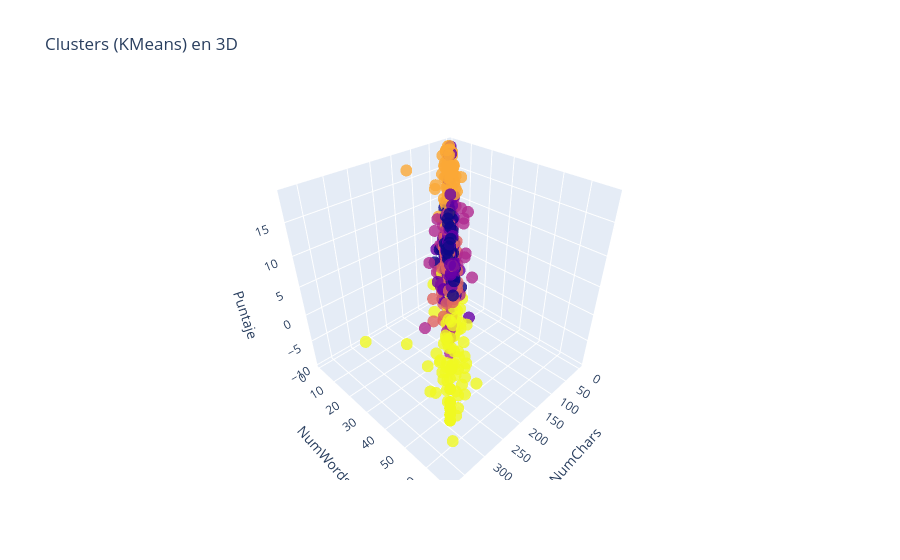

Notebook source saved alongside this figure:
### Code cell
import plotly as py

import plotly.graph_objs as go

# Usamos las columnas numéricas del clustering real: 'NumChars', 'NumWords', 'Puntaje'
labels = means_k.labels_

trace1 = go.Scatter3d(
    x=df_sin_outliers['NumChars'],
    y=df_sin_outliers['NumWords'],
    z=df_sin_outliers['Puntaje'],
    mode='markers',
    marker=dict(
        color=labels,
        size=7,
        opacity=0.8,
        line=dict(width=0)
    )
)

layout = go.Layout(
    title='Clusters (KMeans) en 3D',
    scene=dict(
        xaxis=dict(title='NumChars'),
        yaxis=dict(title='NumWords'),
        zaxis=dict(title='Puntaje')
    )
)

fig = go.Figure(data=[trace1], layout=layout)
py.offline.iplot(fig)

### Figure 1 — Plotly figure (JSON) as saved in the notebook; plotly's stock layout.template omitted (floating-point values rounded to 4 significant figures; data arrays with more than 128 entries replaced by an {"elided": "..."} marker saying what was removed)
{"data": [{"marker": {"color": {"elided": "816 int values"}, "line": {"width": 0}, "opacity": 0.8, "size": 7}, "mode": "markers", "type": "scatter3d", "x": {"elided": "816 float values"}, "y": {"elided": "816 int values"}, "z": {"elided": "816 float values"}}], "layout": {"scene": {"xaxis": {"title": {"text": "NumChars"}}, "yaxis": {"title": {"text": "NumWords"}}, "zaxis": {"title": {"text": "Puntaje"}}}, "title": {"text": "Clusters (KMeans) en 3D"}}}
